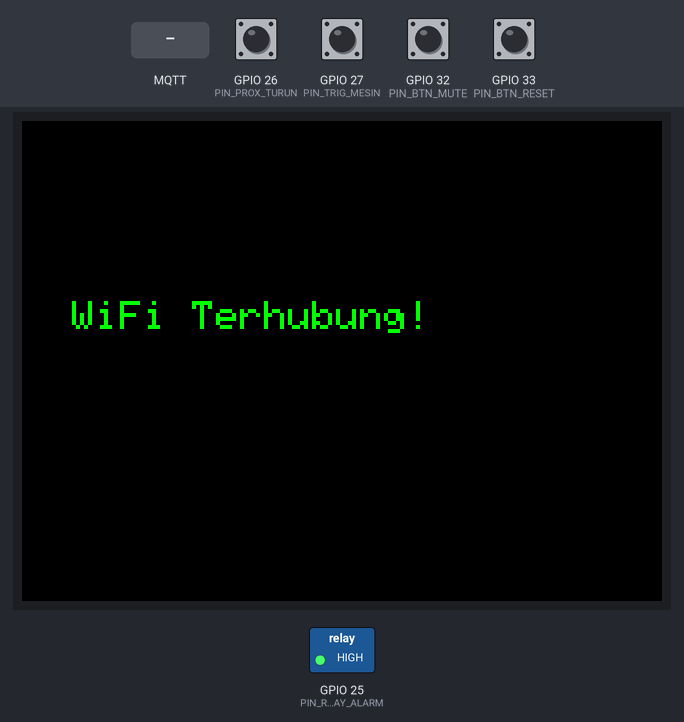
A sketch run on a simulated ESP32. On the bench: 320×240 colour display, switched loads named in the sketch (green lamp = pin HIGH). The test bench sets the inputs (shaded band); at power-on: GPIO 26 (PIN_PROX_TURUN), GPIO 27 (PIN_TRIG_MESIN), GPIO 32 (PIN_BTN_MUTE), GPIO 33 (PIN_BTN_RESET) HIGH. WiFi joins after 1.5 s; servers stay silent unless stated; the local clock reads 2024-03-15 10:24:30 at power-on unless the sketch sets it; random numbers use the default seed unless the sketch sets one; no MQTT or app messages arrive unless stated; what the sketch prints to the serial monitor is not drawn.

Above: at 3.4 s.
5.6 s: GPIO 27 (PIN_TRIG_MESIN) pulled LOW for 0.15 s
At 7.0 s:
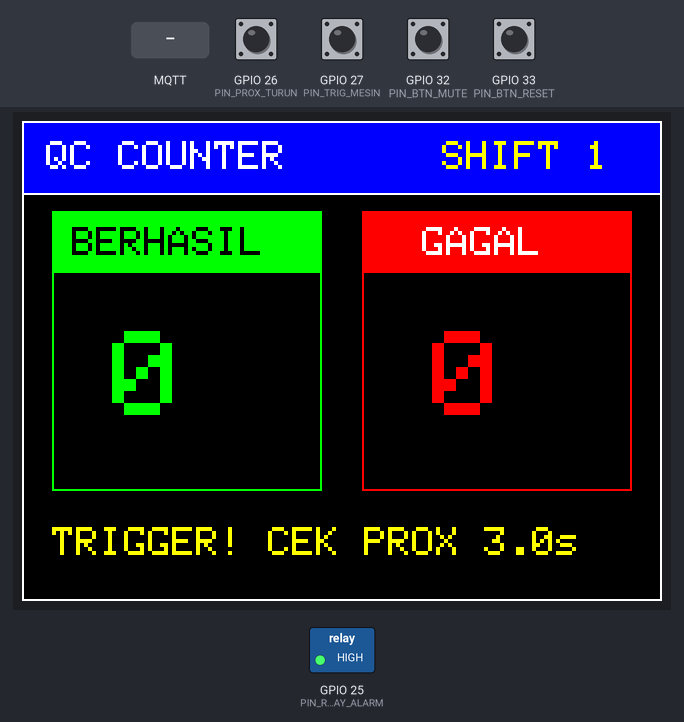
8.7 s: GPIO 27 (PIN_TRIG_MESIN) pulled LOW for 1 s
At 9.3 s:
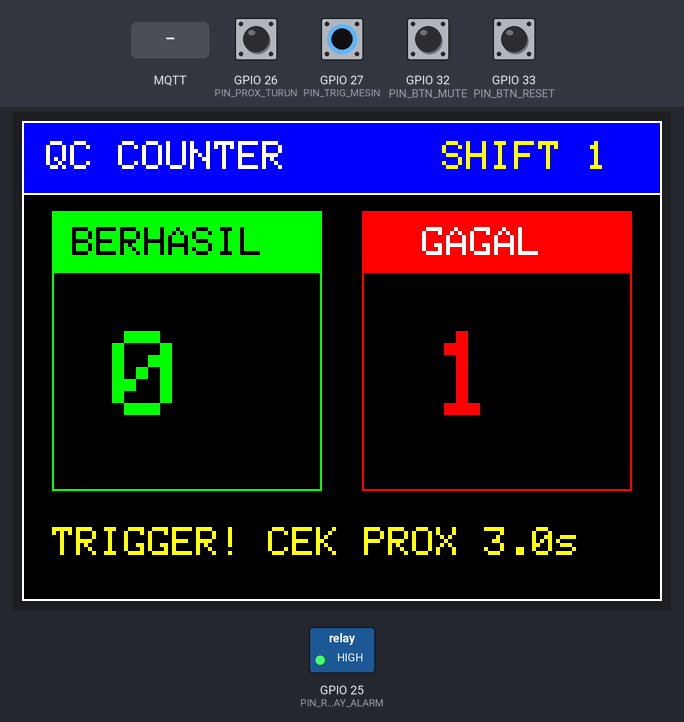
12.7 s: GPIO 32 (PIN_BTN_MUTE) pulled LOW for 0.15 s
At 14.9 s:
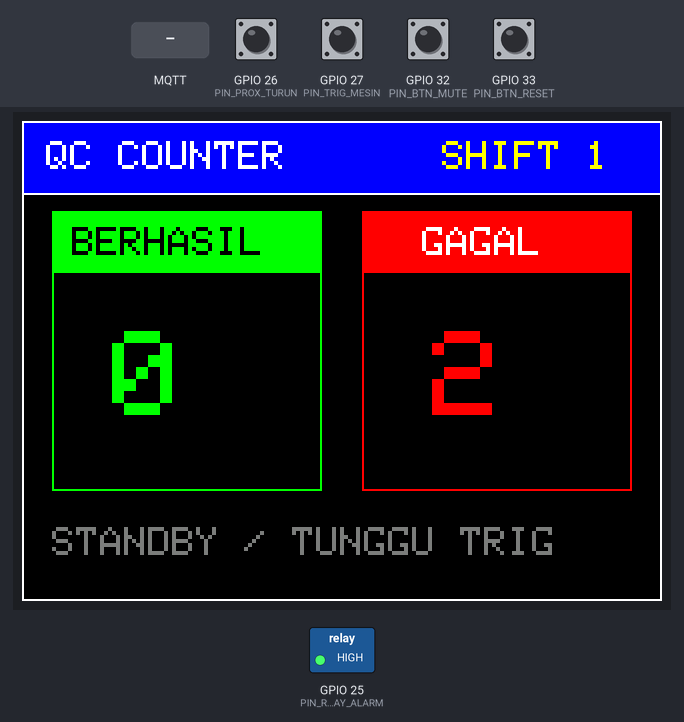
15.2 s: GPIO 33 (PIN_BTN_RESET) pulled LOW for 0.15 s
At 16.8 s:
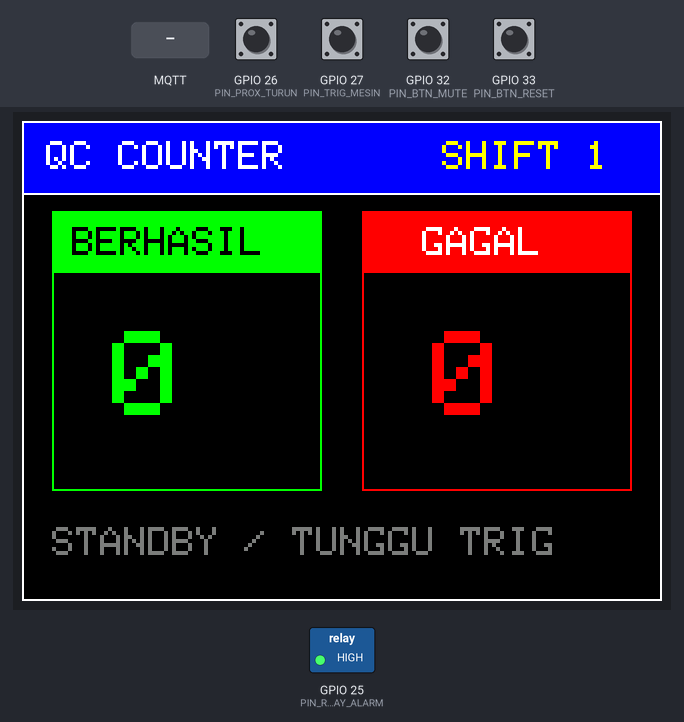
17.7 s: MQTT message "MUTE" arrives on the first subscribed topic
At 18.8 s:
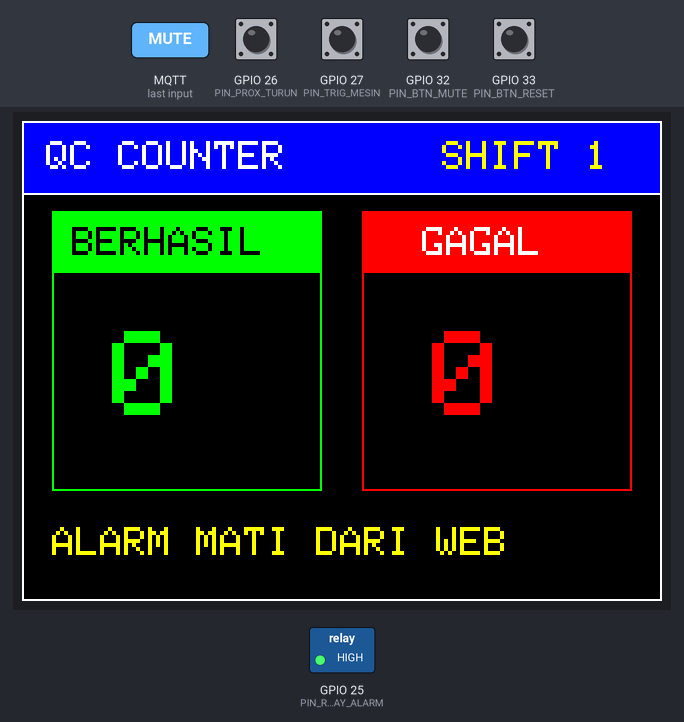
20.7 s: MQTT message "RESET" arrives on the first subscribed topic
At 21.9 s:
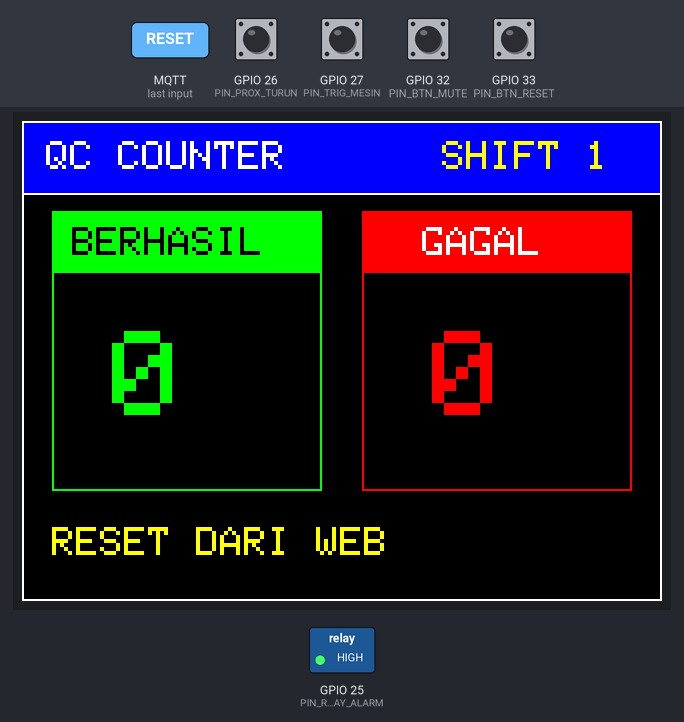
Timing chart, 0 to 23.7 s (numbered marks = the images above; inputs shaded):
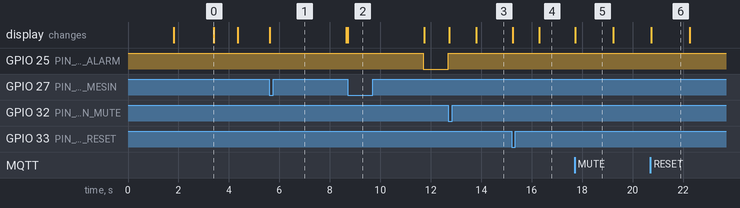

Measured:
- after the input at 5.6 s, the display: changes at once (image 1)
- after the input at 8.7 s, GPIO 25 (PIN_RELAY_ALARM): HIGH → LOW after 3.0 s; the display: changes at once (image 2)
- after the input at 12.7 s, GPIO 25 (PIN_RELAY_ALARM): LOW → HIGH at once; the display: first changes at once (image 3 shows a later state)
- after the input at 15.2 s, the display: first changes after 0.05 s (image 4 shows a later state)
- after the input at 17.7 s, the display: changes at once (image 5)
- after the input at 20.7 s, the display: changes after 0.05 s (image 6)
- what the display in image 0 shows lasts 0.9 s, from 3.4 s to 4.3 s

The sketch:

ok.ino
```cpp
#include <WiFi.h>
#include <WiFiClientSecure.h>
#include <PubSubClient.h>
#include <SPI.h>
#include <Adafruit_GFX.h>
#include <Adafruit_ST7789.h>
#include <time.h>

// ================= KONFIGURASI WIFI & HIVEMQ =================
const char* ssid          = "AndroidAPB6F1";
const char* password      = "azov5127";

const char* mqtt_server   = "311c949a8e4d44afb405b9efa6f0a4e4.s1.eu.hivemq.cloud";
const int   mqtt_port     = 8883;
const char* mqtt_user     = "otomatisasi_sampling";
const char* mqtt_password = "sampling123";
const char* mqtt_topic    = "otomatisasi_sampling/qc/sampling";
const char* mqtt_cmd_topic= "otomatisasi_sampling/qc/cmd";

// ================= KONFIGURASI WAKTU (WIB / UTC+7) =================
const char* ntpServer          = "pool.ntp.org";
const long  gmtOffset_sec      = 7 * 3600; // WIB = UTC+7 (25200 detik)
const int   daylightOffset_sec = 0;

// ================= PIN HARDWARE =================
#define TFT_CS          15
#define TFT_DC          21
#define TFT_RST          4
#define PIN_PROX_TURUN  26  // Output optocoupler sensor proximity (active LOW)
#define PIN_TRIG_MESIN  27  // Sinyal trigger dari mesin via optocoupler (active LOW)
#define PIN_BTN_RESET   33  // Push button reset fisik (active LOW)
#define PIN_BTN_MUTE    32  // Push button matikan buzzer/alarm saja (active LOW)
#define PIN_RELAY_ALARM 25  // Output ke Relay Lampu Rotator + Buzzer 24V DC

// Logika Relay (kebanyakan modul relay adalah Active LOW)
// Tukar menjadi HIGH dan LOW jika modul relay Anda bertipe Active HIGH
#define RELAY_ON        LOW
#define RELAY_OFF       HIGH

// ================= WARNA RGB565 (ST7789) =================
#define WARNA_HITAM   0x0000
#define WARNA_PUTIH   0xFFFF
#define WARNA_HIJAU   0x07E0
#define WARNA_MERAH   0xF800
#define WARNA_BIRU    0x001F
#define WARNA_KUNING  0xFFE0
#define WARNA_ABU     0x7BEF
#define WARNA_CYAN    0x07FF

Adafruit_ST7789 tft = Adafruit_ST7789(TFT_CS, TFT_DC, TFT_RST);

int counterBerhasil = 0;
int counterGagal = 0;
int gagalBeruntun = 0;
const int BATAS_GAGAL_ALARM = 2; // Alarm nyala jika gagal >= 2 kali beruntun
String statusSaatIni = "STANDBY";

// State Shift (SHIFT 1 / SHIFT 2 / SHIFT 3)
String shiftAktif = "SHIFT 1";
String shiftTerakhir = "";
bool waktuTersinkron = false;

// State jendela validasi (Trigger Mesin + Timeout)
bool windowAktif = false;
bool prevTriggerState = HIGH;
unsigned long windowStartTime = 0;
unsigned long resetMessageUntil = 0;

// Timer Non-Blocking (millis)
unsigned long lastMqttReconnectAttempt = 0;
unsigned long lastHeartbeatTime = 0;
unsigned long lastShiftCheckTime = 0;
unsigned long lastSensorDebounceTime = 0;
unsigned long lastTriggerDebounceTime = 0;
unsigned long lastResetDebounceTime = 0;
unsigned long lastMuteDebounceTime = 0;

const unsigned long MQTT_RECONNECT_INTERVAL = 3000;
const unsigned long HEARTBEAT_INTERVAL      = 4000;
const unsigned long SHIFT_CHECK_INTERVAL    = 2000;
const unsigned long VALIDATION_WINDOW_MS    = 3000;
const unsigned long SENSOR_DEBOUNCE_MS      = 150;
const unsigned long TRIGGER_DEBOUNCE_MS     = 150;
const unsigned long BUTTON_DEBOUNCE_MS      = 80;

WiFiClientSecure espClient;
PubSubClient client(espClient);

// Deklarasi fungsi yang dipanggil di callback
void setAlarm(bool aktif);
void perbaruiAngkaLCD();
void perbaruiStatusBawah(String pesan, uint16_t warna);
void kirimEventSiklus(String statusTeks);

// ================= PENENTUAN SHIFT BERDASARKAN JAM WIB =================
String deteksiShiftWIB(int jam) {
  if (jam >= 7 && jam < 15) {
    return "SHIFT 1";
  } else if (jam >= 15 && jam < 23) {
    return "SHIFT 2";
  } else {
    return "SHIFT 3";
  }
}

void sinkronkanWaktuNTP() {
  if (WiFi.status() != WL_CONNECTED) return;

  configTime(gmtOffset_sec, daylightOffset_sec, ntpServer);
  struct tm timeinfo;
  unsigned long startAttempt = millis();
  while (!getLocalTime(&timeinfo) && (millis() - startAttempt < 5000)) {
    delay(200);
  }

  if (getLocalTime(&timeinfo)) {
    waktuTersinkron = true;
    shiftAktif = deteksiShiftWIB(timeinfo.tm_hour);
    shiftTerakhir = shiftAktif;
    Serial.printf("[NTP] Waktu WIB tersinkron: %02d:%02d:%02d | %s\n",
                  timeinfo.tm_hour, timeinfo.tm_min, timeinfo.tm_sec, shiftAktif.c_str());
  } else {
    waktuTersinkron = false;
    Serial.println("[NTP] Gagal sinkron waktu saat awal, akan dicoba ulang otomatis.");
  }
}

// ================= KONTROL ALARM LAMPU & BUZZER =================
void setAlarm(bool aktif) {
  digitalWrite(PIN_RELAY_ALARM, aktif ? RELAY_ON : RELAY_OFF);
  Serial.println(aktif ? "[ALARM] Sinyal Peringatan (Lampu & Buzzer 24V) NYALA!" : "[ALARM] Sinyal Peringatan MATI.");
}

// ================= FUNGSI KIRIM HEARTBEAT SAJA (TIAP 4 DETIK) =================
void kirimHeartbeat() {
  if (client.connected()) {
    String jsonPayload = "{\"heartbeat\":true}";
    client.publish(mqtt_topic, jsonPayload.c_str());
    Serial.println("[MQTT HEARTBEAT] " + jsonPayload);
    lastHeartbeatTime = millis();
  }
}

// ================= FUNGSI KIRIM EVENT SIKLUS (HANYA SAAT ADA KEJADIAN) =================
void kirimEventSiklus(String statusTeks) {
  if (client.connected()) {
    String jsonPayload = "{\"berhasil\":" + String(counterBerhasil) +
                         ",\"gagal\":" + String(counterGagal) +
                         ",\"gagal_beruntun\":" + String(gagalBeruntun) +
                         ",\"shift\":\"" + shiftAktif + "\"" +
                         ",\"status\":\"" + statusTeks + "\"" +
                         ",\"heartbeat\":false}";

    client.publish(mqtt_topic, jsonPayload.c_str());
    Serial.println("[MQTT EVENT] " + jsonPayload);
    lastHeartbeatTime = millis();
  }
}

// ================= CALLBACK PERINTAH DARI WEB =================
void mqttCallback(char* topic, byte* payload, unsigned int length) {
  String pesan = "";
  for (unsigned int i = 0; i < length; i++) {
    pesan += (char)payload[i];
  }
  pesan.trim();

  Serial.print("[MQTT CMD] ");
  Serial.print(topic);
  Serial.print(" -> ");
  Serial.println(pesan);

  if (pesan.equalsIgnoreCase("MUTE") || pesan.equalsIgnoreCase("MATIKAN_ALARM")) {
    gagalBeruntun = 0;
    statusSaatIni = "STANDBY";
    setAlarm(false);
    perbaruiStatusBawah("ALARM MATI DARI WEB", WARNA_KUNING);
    resetMessageUntil = millis() + 1500;
    kirimEventSiklus("MUTE WEB");
  } else if (pesan.equalsIgnoreCase("RESET") || pesan.equalsIgnoreCase("RESET_COUNTER")) {
    counterBerhasil = 0;
    counterGagal = 0;
    gagalBeruntun = 0;
    windowAktif = false;
    statusSaatIni = "STANDBY";
    setAlarm(false);
    perbaruiAngkaLCD();
    perbaruiStatusBawah("RESET DARI WEB", WARNA_KUNING);
    resetMessageUntil = millis() + 1500;
    kirimEventSiklus("RESET MANUAL");
  }
}

// ================= KONEKSI MQTT NON-BLOCKING =================
void handleMQTT() {
  if (WiFi.status() != WL_CONNECTED) {
    return;
  }

  if (!waktuTersinkron) {
    sinkronkanWaktuNTP();
  }

  if (!client.connected()) {
    unsigned long now = millis();
    if (now - lastMqttReconnectAttempt >= MQTT_RECONNECT_INTERVAL) {
      lastMqttReconnectAttempt = now;
      Serial.print("Menghubungkan ke HiveMQ...");
      String clientId = "ESP32_QC_MONITOR-" + String(random(0xffff), HEX);

      if (client.connect(clientId.c_str(), mqtt_user, mqtt_password)) {
        Serial.println(" [MQTT] Terhubung!");
        lastMqttReconnectAttempt = 0;
        client.subscribe(mqtt_cmd_topic);
        Serial.print("[MQTT SUB] ");
        Serial.println(mqtt_cmd_topic);
        kirimHeartbeat();
      } else {
        Serial.print(" Gagal, rc=");
        Serial.println(client.state());
      }
    }
  } else {
    client.loop();

    if (millis() - lastHeartbeatTime >= HEARTBEAT_INTERVAL) {
      kirimHeartbeat();
    }
  }
}

// ================= FUNGSI TAMPILAN LCD =================
void perbaruiHeaderShiftLCD() {
  tft.fillRect(205, 4, 110, 28, WARNA_BIRU);
  tft.setTextColor(WARNA_KUNING);
  tft.setTextSize(2);
  tft.setCursor(210, 10);
  tft.print(shiftAktif);
}

void perbaruiAngkaLCD() {
  tft.fillRect(18, 85, 129, 95, WARNA_HITAM);
  tft.setTextColor(WARNA_HIJAU);
  tft.setTextSize(6);
  tft.setCursor(45, 105);
  tft.println(counterBerhasil);

  tft.fillRect(173, 85, 129, 95, WARNA_HITAM);
  tft.setTextColor(WARNA_MERAH);
  tft.setTextSize(6);
  tft.setCursor(205, 105);
  tft.println(counterGagal);
}

void perbaruiStatusBawah(String pesan, uint16_t warna) {
  tft.fillRect(10, 195, 300, 38, WARNA_HITAM);
  tft.setTextColor(warna);
  tft.setTextSize(2);
  tft.setCursor(15, 203);
  tft.println(pesan);
}

void tampilkanSplashAwal() {
  tft.fillScreen(WARNA_PUTIH);
  tft.drawRect(8, 8, 304, 224, WARNA_BIRU);
  tft.drawRect(10, 10, 300, 220, WARNA_BIRU);

  tft.setTextColor(WARNA_MERAH);
  tft.setTextSize(5);
  tft.setCursor(55, 85);
  tft.print("QC MONITOR");

  tft.fillRect(55, 140, 210, 6, WARNA_BIRU);

  tft.setTextColor(WARNA_HITAM);
  tft.setTextSize(2);
  tft.setCursor(60, 160);
  tft.print("QUALITY CONTROL");

  tft.setTextColor(WARNA_ABU);
  tft.setTextSize(1);
  tft.setCursor(105, 190);
  tft.print("AUTOMATED SAMPLING SYSTEM");
  delay(1500);
}

void tampilkanDashboardLCD() {
  tft.fillScreen(WARNA_HITAM);
  tft.drawRect(0, 0, 320, 240, WARNA_PUTIH);

  tft.fillRect(1, 1, 318, 35, WARNA_BIRU);
  tft.setTextColor(WARNA_PUTIH);
  tft.setTextSize(2);
  tft.setCursor(12, 10);
  tft.print("QC COUNTER");
  perbaruiHeaderShiftLCD();

  tft.drawFastHLine(0, 36, 320, WARNA_PUTIH);

  // Box Berhasil
  tft.drawRect(15, 45, 135, 140, WARNA_HIJAU);
  tft.fillRect(16, 46, 133, 30, WARNA_HIJAU);
  tft.setTextColor(WARNA_HITAM);
  tft.setTextSize(2);
  tft.setCursor(25, 53);
  tft.println("BERHASIL");

  // Box Gagal
  tft.drawRect(170, 45, 135, 140, WARNA_MERAH);
  tft.fillRect(171, 46, 133, 30, WARNA_MERAH);
  tft.setTextColor(WARNA_PUTIH);
  tft.setTextSize(2);
  tft.setCursor(200, 53);
  tft.println("GAGAL");

  perbaruiAngkaLCD();
  perbaruiStatusBawah("STANDBY / TUNGGU TRIG", WARNA_ABU);
}

// ================= CEK PERGANTIAN SHIFT & AUTO-RESET COUNTER =================
void handlePergantianShift(unsigned long now) {
  if (now - lastShiftCheckTime < SHIFT_CHECK_INTERVAL) return;
  lastShiftCheckTime = now;

  if (WiFi.status() != WL_CONNECTED) return;

  struct tm timeinfo;
  if (!getLocalTime(&timeinfo)) return;

  waktuTersinkron = true;
  String shiftTerdeteksi = deteksiShiftWIB(timeinfo.tm_hour);

  if (shiftTerakhir == "") {
    shiftTerakhir = shiftTerdeteksi;
    shiftAktif = shiftTerdeteksi;
    perbaruiHeaderShiftLCD();
    return;
  }

  if (shiftTerdeteksi != shiftTerakhir) {
    shiftAktif = shiftTerdeteksi;
    shiftTerakhir = shiftTerdeteksi;

    counterBerhasil = 0;
    counterGagal = 0;
    gagalBeruntun = 0;
    windowAktif = false;
    statusSaatIni = "STANDBY";

    setAlarm(false);
    perbaruiHeaderShiftLCD();
    perbaruiAngkaLCD();
    perbaruiStatusBawah("GANTI " + shiftAktif + " - RESET", WARNA_CYAN);
    kirimEventSiklus("AUTO RESET SHIFT");
    resetMessageUntil = now + 2000;
    Serial.println("[SHIFT] Pergantian shift terdeteksi -> " + shiftAktif + " (counter di-reset otomatis)");
  }
}

// ================= SETUP =================
void setup() {
  Serial.begin(115200);

  pinMode(PIN_RELAY_ALARM, OUTPUT);
  setAlarm(false);

  pinMode(PIN_PROX_TURUN, INPUT_PULLUP);
  pinMode(PIN_TRIG_MESIN, INPUT_PULLUP);
  pinMode(PIN_BTN_RESET, INPUT_PULLUP);
  pinMode(PIN_BTN_MUTE, INPUT_PULLUP);

  tft.init(240, 320);
  tft.setSPISpeed(20000000);
  tft.setRotation(1);
  tft.invertDisplay(false);

  tampilkanSplashAwal();

  tft.fillScreen(WARNA_HITAM);
  tft.setTextColor(WARNA_PUTIH);
  tft.setTextSize(2);
  tft.setCursor(25, 90);
  tft.println("Menghubungkan WiFi...");

  WiFi.begin(ssid, password);
  while (WiFi.status() != WL_CONNECTED) {
    delay(500);
    Serial.print(".");
  }

  tft.fillScreen(WARNA_HITAM);
  tft.setCursor(25, 90);
  tft.setTextColor(WARNA_HIJAU);
  tft.println("WiFi Terhubung!");
  Serial.println("\nWiFi Terhubung!");

  sinkronkanWaktuNTP();
  delay(800);

  espClient.setInsecure();
  client.setServer(mqtt_server, mqtt_port);
  client.setCallback(mqttCallback);

  tampilkanDashboardLCD();
}

// ================= LOOP UTAMA =================
void loop() {
  unsigned long now = millis();

  // Kelola koneksi MQTT & heartbeat berkala
  handleMQTT();

  // Cek pergantian shift otomatis berdasarkan jam WIB & reset counter lokal saat berganti shift
  handlePergantianShift(now);

  // Kembalikan teks status bawah setelah pesan reset/mute/shift tampil sebentar (non-blocking)
  if (resetMessageUntil > 0 && now >= resetMessageUntil) {
    resetMessageUntil = 0;
    perbaruiStatusBawah("STANDBY / TUNGGU TRIG", WARNA_ABU);
  }

  // 1a. Tombol Mute Buzzer Saja (GPIO 32) dengan debounce
  if (digitalRead(PIN_BTN_MUTE) == LOW && (now - lastMuteDebounceTime >= BUTTON_DEBOUNCE_MS)) {
    lastMuteDebounceTime = now;
    gagalBeruntun = 0;
    statusSaatIni = "STANDBY";

    setAlarm(false);
    perbaruiStatusBawah("BUZZER DIMATIKAN!", WARNA_KUNING);
    kirimEventSiklus("MUTE");
    resetMessageUntil = now + 1000;
    Serial.println("[MUTE] Alarm dimatikan lewat GPIO 32");
  }

  // 1b. Tombol Reset Fisik (GPIO 33) dengan debounce
  if (digitalRead(PIN_BTN_RESET) == LOW && (now - lastResetDebounceTime >= BUTTON_DEBOUNCE_MS)) {
    lastResetDebounceTime = now;
    counterBerhasil = 0;
    counterGagal = 0;
    gagalBeruntun = 0;
    windowAktif = false;
    statusSaatIni = "STANDBY";

    setAlarm(false);
    perbaruiAngkaLCD();
    perbaruiStatusBawah("COUNTER DI-RESET!", WARNA_KUNING);
    kirimEventSiklus("RESET MANUAL");
    resetMessageUntil = now + 1000;
  }

  // 2. Baca Sinyal Trigger Mesin (GPIO 27, edge falling / aktif LOW) dengan debounce
  bool currentTriggerState = digitalRead(PIN_TRIG_MESIN);
  if (prevTriggerState == HIGH && currentTriggerState == LOW) {
    if (now - lastTriggerDebounceTime >= TRIGGER_DEBOUNCE_MS) {
      lastTriggerDebounceTime = now;
      prevTriggerState = LOW;
      if (!windowAktif) {
        windowAktif = true;
        windowStartTime = now;
        statusSaatIni = "VALIDASI 3.0s...";
        perbaruiStatusBawah("TRIGGER! CEK PROX 3.0s", WARNA_KUNING);
        Serial.println("[TRIG] Sinyal mesin masuk -> Jendela validasi 3.0s dibuka");
      }
    }
  } else if (currentTriggerState == HIGH) {
    prevTriggerState = HIGH;
  }

  // 3. Jika jendela validasi aktif: cek sensor proximity (debounce) atau timeout 3.0 detik
  if (windowAktif) {
    bool sensorAktif = (digitalRead(PIN_PROX_TURUN) == LOW);

    // Sensor mendeteksi sampel dalam rentang waktu validasi (dengan debounce)
    if (sensorAktif && (now - lastSensorDebounceTime >= SENSOR_DEBOUNCE_MS)) {
      lastSensorDebounceTime = now;
      windowAktif = false;
      counterBerhasil++;
      gagalBeruntun = 0;
      statusSaatIni = "SAMPLE TERDETEKSI";

      setAlarm(false);
      perbaruiAngkaLCD();
      perbaruiStatusBawah("SAMPLE TERDETEKSI: +1", WARNA_HIJAU);
      kirimEventSiklus("SAMPLE TERDETEKSI");
      Serial.println("[OK] Sampel terdeteksi dalam window 3.0s");
    }
    // Waktu tunggu 3.0 detik habis (timeout) tanpa ada deteksi sampel
    else if (now - windowStartTime >= VALIDATION_WINDOW_MS) {
      windowAktif = false;
      counterGagal++;
      gagalBeruntun++;
      statusSaatIni = "GAGAL";

      if (gagalBeruntun >= BATAS_GAGAL_ALARM) {
        setAlarm(true);
        perbaruiStatusBawah("ALARM! GAGAL >= 2x", WARNA_MERAH);
      } else {
        perbaruiStatusBawah("GAGAL (" + String(gagalBeruntun) + "/2)", WARNA_KUNING);
      }

      perbaruiAngkaLCD();
      kirimEventSiklus("GAGAL");
      Serial.println("[TIMEOUT] 3.0s habis tanpa deteksi -> Gagal +1");
    }
  }
}
```
